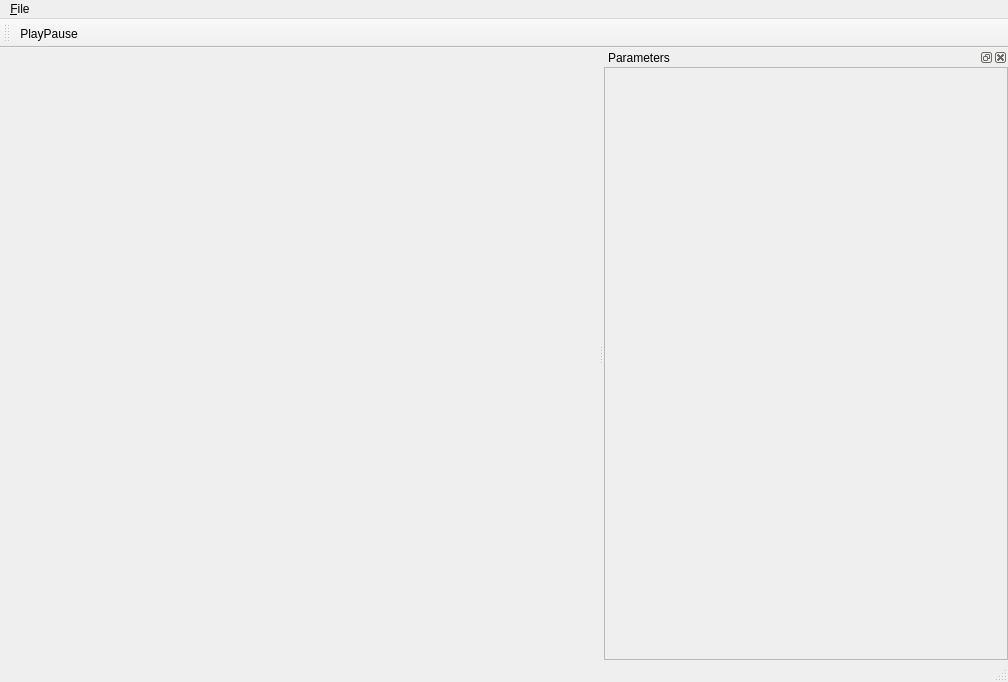
<?xml version="1.0" encoding="UTF-8"?>
<ui version="4.0">
 <class>QtDXSampleClass</class>
 <widget class="QMainWindow" name="QtDXSampleClass">
  <property name="geometry">
   <rect>
    <x>0</x>
    <y>0</y>
    <width>1008</width>
    <height>682</height>
   </rect>
  </property>
  <property name="windowTitle">
   <string>QtDXSample</string>
  </property>
  <widget class="QWidget" name="centralWidget"/>
  <widget class="QMenuBar" name="menuBar">
   <property name="geometry">
    <rect>
     <x>0</x>
     <y>0</y>
     <width>1008</width>
     <height>24</height>
    </rect>
   </property>
   <widget class="QMenu" name="menu_File">
    <property name="title">
     <string>&amp;File</string>
    </property>
    <addaction name="actionQuit"/>
   </widget>
   <addaction name="menu_File"/>
  </widget>
  <widget class="QToolBar" name="mainToolBar">
   <attribute name="toolBarArea">
    <enum>TopToolBarArea</enum>
   </attribute>
   <attribute name="toolBarBreak">
    <bool>false</bool>
   </attribute>
   <addaction name="actionPlayPause"/>
  </widget>
  <widget class="QStatusBar" name="statusBar"/>
  <widget class="QDockWidget" name="paramWidget">
   <property name="minimumSize">
    <size>
     <width>404</width>
     <height>111</height>
    </size>
   </property>
   <property name="allowedAreas">
    <set>Qt::LeftDockWidgetArea|Qt::RightDockWidgetArea</set>
   </property>
   <property name="windowTitle">
    <string>Parameters</string>
   </property>
   <attribute name="dockWidgetArea">
    <number>2</number>
   </attribute>
   <widget class="QWidget" name="paramWidgetContents">
    <layout class="QHBoxLayout" name="parameterWidgetLayout">
     <property name="spacing">
      <number>0</number>
     </property>
     <property name="margin">
      <number>0</number>
     </property>
     <item>
      <widget class="QScrollArea" name="scrollArea">
       <property name="widgetResizable">
        <bool>true</bool>
       </property>
       <widget class="QWidget" name="scrollAreaWidgetContents">
        <property name="geometry">
         <rect>
          <x>0</x>
          <y>0</y>
          <width>402</width>
          <height>577</height>
         </rect>
        </property>
        <layout class="QVBoxLayout" name="parameterScrollLayout"/>
       </widget>
      </widget>
     </item>
    </layout>
   </widget>
  </widget>
  <action name="actionPlayPause">
   <property name="checkable">
    <bool>true</bool>
   </property>
   <property name="checked">
    <bool>false</bool>
   </property>
   <property name="enabled">
    <bool>true</bool>
   </property>
   <property name="icon">
    <iconset>
     <activeoff>:/Resources/media-play-16.png</activeoff>
     <activeon>:/Resources/media-pause-16.png</activeon>
     <selectedoff>:/Resources/media-pause-16.png</selectedoff>
     <selectedon>:/Resources/media-play-16.png</selectedon>
    </iconset>
   </property>
   <property name="text">
    <string>PlayPause</string>
   </property>
   <property name="toolTip">
    <string>Start/Pause Animation</string>
   </property>
   <property name="shortcut">
    <string>Ctrl+P</string>
   </property>
  </action>
  <action name="actionQuit">
   <property name="text">
    <string>Quit</string>
   </property>
  </action>
 </widget>
 <layoutdefault spacing="6" margin="11"/>
 <resources>
  <include location="qtdxsample.qrc"/>
 </resources>
 <connections>
  <connection>
   <sender>actionPlayPause</sender>
   <signal>triggered(bool)</signal>
   <receiver>QtDXSampleClass</receiver>
   <slot>toggleAnimation(bool)</slot>
   <hints>
    <hint type="sourcelabel">
     <x>-1</x>
     <y>-1</y>
    </hint>
    <hint type="destinationlabel">
     <x>319</x>
     <y>239</y>
    </hint>
   </hints>
  </connection>
 </connections>
 <slots>
  <slot>repaintCanvas()</slot>
  <slot>toggleAnimation(bool)</slot>
 </slots>
</ui>
